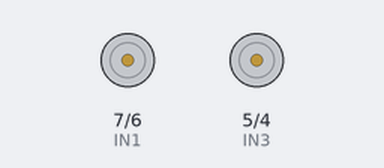
Bench run of a sketch on a simulated Arduino Uno, built with avr-gcc and run on an emulated ATmega328P. Shown: motor-driver pin pairs drawn as motors (green arrow = first pin HIGH = forward, orange = second pin HIGH = backward, longer = more drive, scaled by the enable pin).

Above: at 3.0 s.
At 8.74 s:
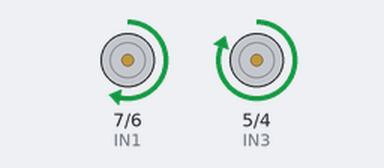
At 13.3 s:
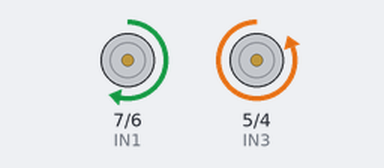
At 23.3 s:
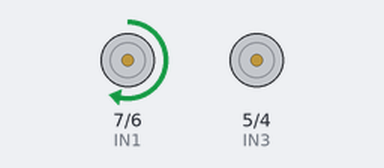
Timing chart, 0 to 31.0 s (numbered marks = the images above):
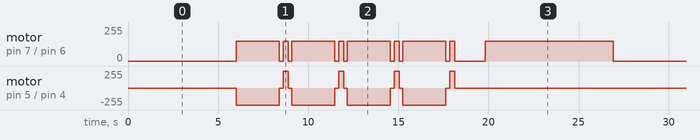

The sketch:

arduinoRos.ino
```cpp
//Contador esquinas
int esq = 0;

// Delay (distancia)
int delayD = 2400;

// Delay giro
int delayG = 280;

// Motor A
int ENA = 9;
int IN1 = 7;
int IN2 = 6;

// Motor B
int ENB = 8;
int IN3 = 5;
int IN4 = 4;

int vel = 150;

void setup()
{
 Serial.begin(9600) ;
 // Declaramos todos los pines como salidas
 pinMode (ENA, OUTPUT);
 pinMode (ENB, OUTPUT);
 pinMode (IN1, OUTPUT);
 pinMode (IN2, OUTPUT);
 pinMode (IN3, OUTPUT);
 pinMode (IN4, OUTPUT);
}

void loop()
{
  delay(6000);
  while(esq < 4){
    Adelante(); //recta1
    delay(delayD);
    Alto();
    delay(200);
    Derecha();
    delay(delayG);
    Alto();
    delay(200);
    esq++;
  }
   esq = 0;


  delay(1500);
  Circulo();
  delay(7100);
  Alto();

}

void Derecha ()
{
 //Direccion motor A
 digitalWrite (IN2, LOW);
 digitalWrite (IN1, HIGH);
 analogWrite (ENA, vel-10); //Velocidad motor A
 //Direccion motor B
 digitalWrite (IN4, LOW);
 digitalWrite (IN3, HIGH);
 analogWrite (ENB, vel-10); //Velocidad motor B
}

void Circulo ()
{
 //Direccion motor A
 digitalWrite (IN1, HIGH);
 digitalWrite (IN2, LOW);
 analogWrite (ENA, vel); //Velocidad motor A
 //Direccion motor B
 digitalWrite (IN3, LOW);
 digitalWrite (IN4, HIGH);
 analogWrite (ENB, vel - 40); //Velocidad motor A
}

void Adelante ()
{
 //Direccion motor A
 digitalWrite (IN1, HIGH);
 digitalWrite (IN2, LOW);
 analogWrite (ENA, vel); //Velocidad motor A
 //Direccion motor B
 digitalWrite (IN3, LOW);
 digitalWrite (IN4, HIGH);
 analogWrite (ENB, vel+20); //Velocidad motor A
}


void Alto ()
{
 //Direccion motor A
 digitalWrite (IN1, LOW);
 digitalWrite (IN2, LOW);
 analogWrite (ENA, 0); //Velocidad motor A
 //Direccion motor B
 digitalWrite (IN3, LOW);
 digitalWrite (IN4, LOW);
 analogWrite (ENB, 0); //Velocidad motor B
}
```

Measured:
- by itself, motor on pin 7 (IN1) / pin 6 (IN2): stopped → forward 150/255 at 6.0 s, → stopped 2.4 s later, → forward 150/255 0.20 s later, → stopped 0.28 s later, … (89 changes in this stretch)
